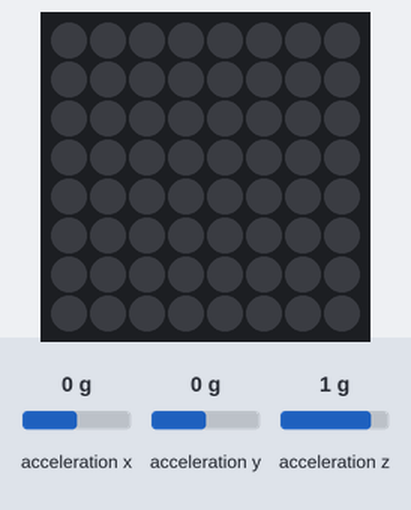
A program run on a simulated Raspberry Pi (BCM pin numbers) with a Sense HAT. Shown: the Sense HAT's 8×8 RGB LED matrix. Inputs (shaded band) come from the test bench; at power-on: acceleration x 0 g, acceleration y 0 g, acceleration z 1 g. The clock reads 2024-03-15 10:24:30 at power-on unless the program sets it.

Above: at 1.2 s.
1.3 s: acceleration x set to -1.4 g
At 1.9 s:
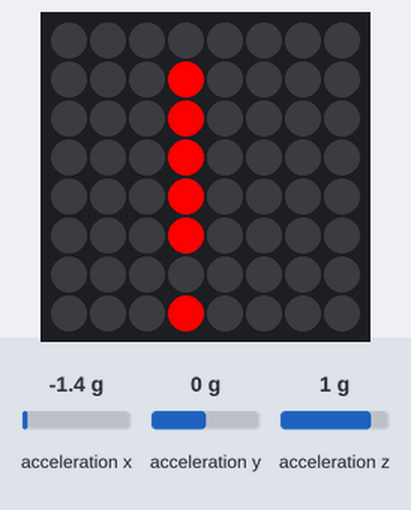
2.8 s: acceleration x set to -0.8 g
At 5.6 s:
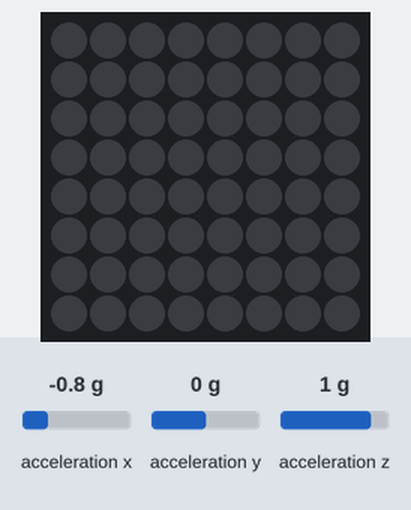
Timing chart, 0 to 7.1 s (numbered marks = the images above; inputs shaded):
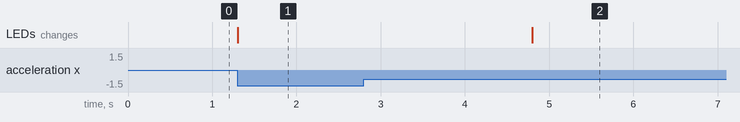

Measured:
- after the input at 1.3 s, the LEDs: change at once (image 1)
- after the input at 2.8 s, the LEDs: change after 2.0 s (image 2)

The program:

shake_detection.py
```python
from sense_hat import SenseHat
import time

sense = SenseHat()

interval = 1

red = (255, 0, 0)
shaked_time = time.time()
lights_on = False
while True:
    acceleration = sense.get_accelerometer_raw()
    x = acceleration['x']
    y = acceleration['y']
    z = acceleration['z']

    x = abs(x)
    y = abs(y)
    z = abs(z)

    if x > 1 or y > 1 or z > 1:
        shaked_time = time.time()
        lights_on = True

    if time.time() - shaked_time >= 2:
        lights_on = False

    if lights_on:
        sense.show_letter("!", red)

    else:
        sense.clear()
```
